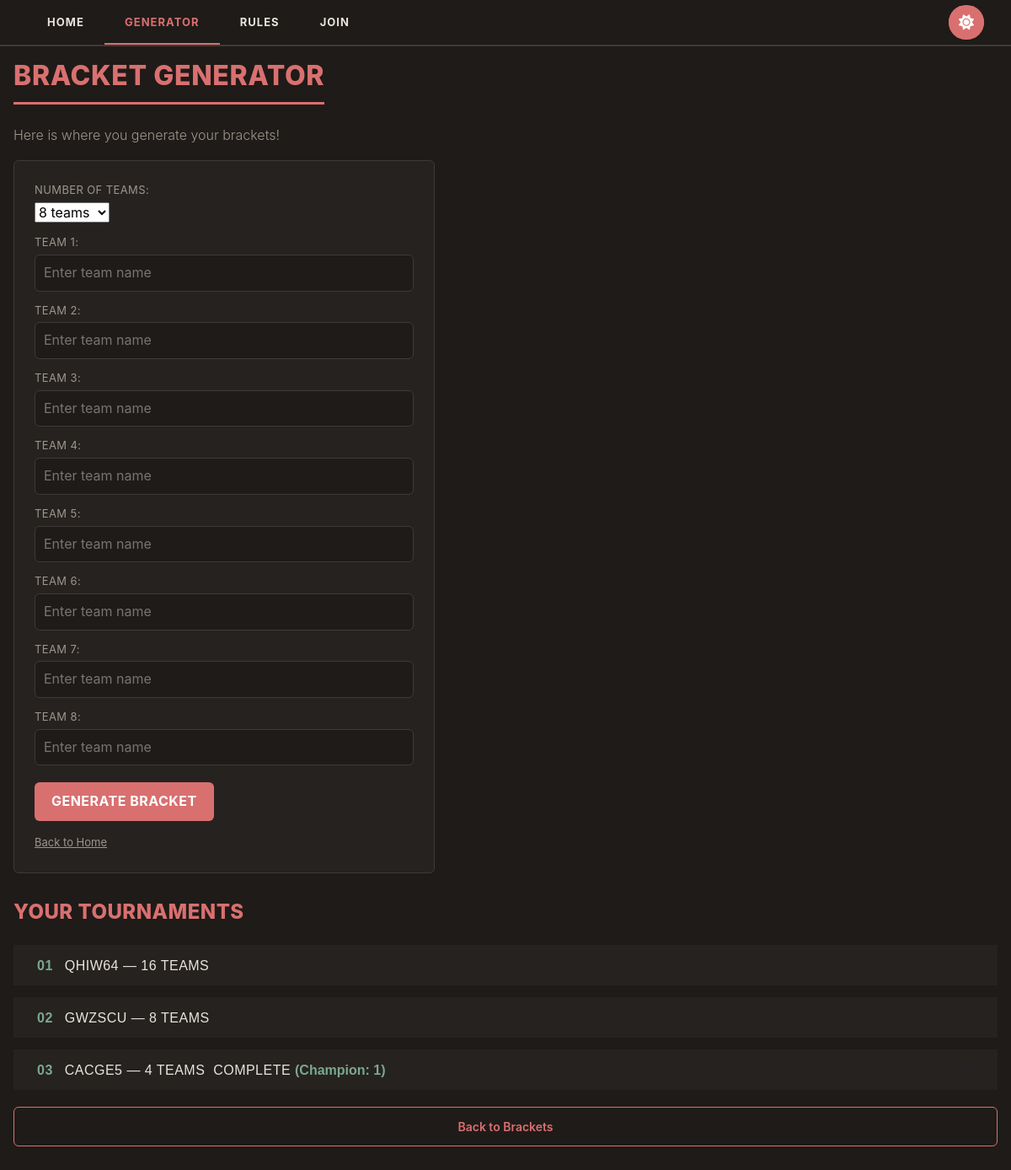
Screenshot of /bracket with the database file from the repository.
### app.py (models this page shows)
class Bracket(db.Model):
    __tablename__ = 'teams'
    id = db.Column(db.Integer, primary_key=True)
    name = db.Column(db.String(100), nullable=False)
    seed = db.Column(db.Integer, nullable=False)
    access_code = db.Column(db.String(6), nullable=True)

### app.py (the view)
@app.route("/bracket")
def bracket():
    return render_template(
        'bracket.html',
        teams=[],
        rounds=[],
        num_teams=0,
        allowed_sizes=ALLOWED_SIZES,
        final_match=None,
        pending_teams=[],
        reshuffle_round=None,
        code = None,
        is_creator=False,
        tournaments=get_all_tournaments()
    )

### app.py (called while the page is built)
def round_label(round_num, total_rounds, num_teams):
    if round_num == total_rounds:
        return "Final"
    if round_num == total_rounds - 1:
        return "Semifinals"
    if round_num == total_rounds - 2:
        return "Quarterfinals"
    participants = num_teams // (2 ** (round_num - 1))
    return f"Round of {participants}"

### templates/bracket.html (shortened to what this page needs)
{% extends 'base.html' %}
{% block content %}
{% if code %}
<h1>Edit Your Tournament</h1>
<div class="code-badge">
    <div class="code-badge-content">
        <div class="code-badge-info">
            <h3>Access Code:</h3>
            <div class="code-badge-code">{{ code }}</div>
            <button onclick="navigator.clipboard.writeText('{{ code }}')">Copy Code</button>
            <div class="code-badge-description">Share this code with others to allow them to view your bracket.</div>
        </div>
    </div>
</div>
{% else %}
<h1>Bracket Generator</h1>
<p>Here is where you generate your brackets!</p>
<form action="/setup" method="POST" class="setup-form" id="setup-form">
    <div class="setup-field">
        <label for="team_count">Number of teams:</label>
        <select id="team_count" name="team_count">
            {% for size in allowed_sizes %}
            <option value="{{ size }}" {% if size == 8 %}selected{% endif %}>{{ size }} teams</option>
            {% endfor %}
        </select>
    </div>
    {% for i in range(1, 17) %}
    <div class="setup-field team-input" data-team-index="{{ i }}">
        <label for="team{{ i }}">Team {{ i }}:</label>
        <input type="text" id="team{{ i }}" name="team{{ i }}" placeholder="Enter team name">
    </div>
    {% endfor %}
    <button type="submit" class="setup-submit">Generate Bracket</button>
    <div class="back-link">
        <a href="{{ url_for('index') }}">Back to Home</a>
    </div>
</form>
{% endif %}
{% if tournaments %}
<h2>Your Tournaments</h2>
<div class="accordion accordion-v2" id="tournamentAccordion">
    {% for t in tournaments %}
    <div class="accordion-item">
        <h2 class="accordion-header">
            <button class="accordion-button collapsed" type="button" data-num="{{ '%02d' % loop.index }}" data-bs-toggle="collapse" data-bs-target="#tournament-{{ t.code }}" aria-controls="tournament-{{ t.code }}">
                {{ t.code }}&nbsp;&mdash;&nbsp;{{ t.num_teams }} teams
                {% if t.is_complete %}
                &nbsp;<span class="tournament-status complete">Complete</span>
                    &nbsp;<span class="tournament-champion-tag">(Champion: {{ t.final_match.winner.name }})</span>
                {% endif %}
            </button>
        </h2>
    </div>
    {% endfor %}
</div>
{% endif %}
<div class="bracket-actions">
    <a href="{{ url_for('bracket')}}" class="btn btn-secondary">Back to Brackets</a>
</div>
{% endblock %}

### static/style.css (style rules this page uses)
* { margin: 0; padding: 0; box-sizing: border-box; }
:root { --bg: #1F1B18; --surface: #262220; --card: #262220; --border: #3f3a37; --accent: #D97070; --accent-dim: rgba(217, 112, 112, 0.15); --text: #E8E4DC; --muted: #9C968C; --red: #D97070; --green: #7BA88F; --light-dark: white; --radius: 6px; --font-head: 'Trebuchet MS', sans-serif; --font-navbar: 'Barlow Condensed', sans-serif; --font-body: 'Inter', sans-serif; --font-family: 'Segoe UI', -apple-system, sans-serif; }
html { background-color: var(--bg); min-height: 100%; }
body { background-color: var(--bg); color: var(--text); font-family: var(--font-body); transition: background-color 0.3s ease, border-color 0.3s ease; line-height: 1.6; min-height: 100vh; display: flex; flex-direction: column; }
h1 { font-size: 32px; font-weight: 800; text-transform: uppercase; letter-spacing: 0.02em; color: var(--accent); border-bottom: 3px solid var(--accent); padding-bottom: 12px; display: inline-block; margin-bottom: 24px; }
h2 { font-size: 24px; font-weight: 800; text-transform: uppercase; letter-spacing: 0.02em; color: var(--accent); margin-bottom: 1.5rem; }
p { color: var(--muted); margin-bottom: 1rem; font-weight: 300; }
.accordion-v2 { --bs-accordion-bg: var(--card); --bs-accordion-active-bg: var(--card); --bs-accordion-btn-bg: var(--card); --bs-accordion-color: var(--text); --bs-accordion-active-color: var(--text); }
.accordion-v2 .accordion-item { background-color: var(--card); border: none; margin-bottom: 14px; }
.accordion-v2 .accordion-button { background-color: var(--card); color: var(--text) !important; font-family: var(--font-head); text-transform: uppercase; letter-spacing: 0.03em; border-radius: 0 !important; padding: 14px 24px; border-left: 4px solid transparent; }
.accordion-v2 .accordion-button::before { content: attr(data-num); color: var(--green); font-family: var(--font-head); margin-right: 14px; font-weight: 800; }
.setup-form { background-color: var(--card); border: 1px solid var(--border); border-radius: var(--radius); padding: 1.5rem; margin-bottom: 2rem; max-width: 500px; }
.setup-field { margin-bottom: 12px; }
.setup-field label { display: block; color: var(--muted); font-size: 13px; text-transform: uppercase; letter-spacing: 0.03em; margin-bottom: 4px; }
.setup-field input { width: 100%; padding: 8px 10px; background-color: var(--bg); border: 1px solid var(--border); border-radius: var(--radius); color: var(--text); font-family: var(--font-body); }
.setup-submit { background-color: var(--accent); color: white; border: none; padding: 10px 20px; border-radius: var(--radius); font-weight: 700; text-transform: uppercase; letter-spacing: 0.03em; cursor: pointer; margin-top: 8px; }
.back-link { margin-top: 12px; }
.back-link a { color: var(--muted); font-size: 13px; text-decoration: underline; }
.bracket-actions { display: flex; flex-wrap: wrap; align-items: center; justify-content: center; gap: 12px; margin: 1rem 0 2rem; }
.btn-secondary { display: block; width: 100%; padding: 12px; background: transparent; color: var(--accent); border: 1px solid var(--accent); border-radius: 6px; font-weight: 600; text-align: center; text-decoration: none; cursor: pointer; transition: all 0.2s ease; font-size: 14px; }
.bracket-actions { display: flex; justify-content: center; margin-top: 20px; }
.btn-secondary { padding: 12px 24px; background: transparent; color: var(--accent); border: 1px solid var(--accent); border-radius: 6px; font-weight: 600; cursor: pointer; text-decoration: none; transition: all 0.2s ease; }
.tournament-champion-tag { color: var(--green); font-weight: 700; text-transform: none; letter-spacing: 0; }

### rows the page displays
Bracket: code "QHIW64", num_teams "16"
Bracket: code "GWZSCU", num_teams "8"
Bracket: code "CACGE5", num_teams "4", final_match.winner.name "1"

### other values shown
{{ i }} "1" "2" "3" "4" "5" "6" "7" "8"
form field team_count "8 teams"
